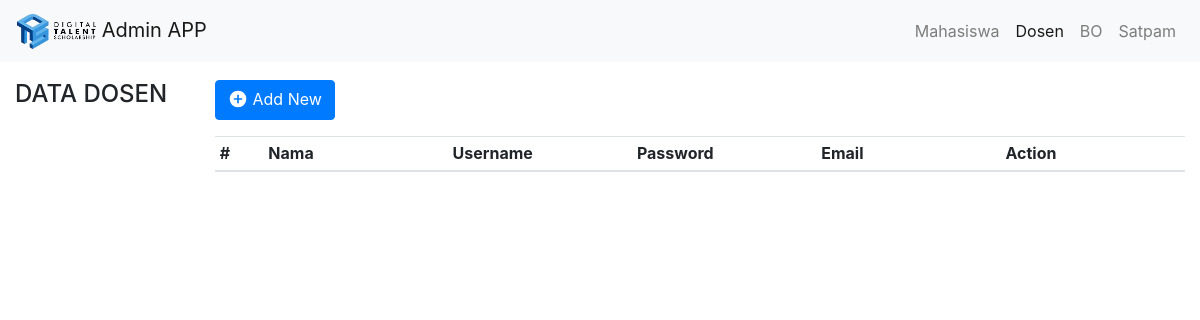
Page /dosen.php on the earlier database version.
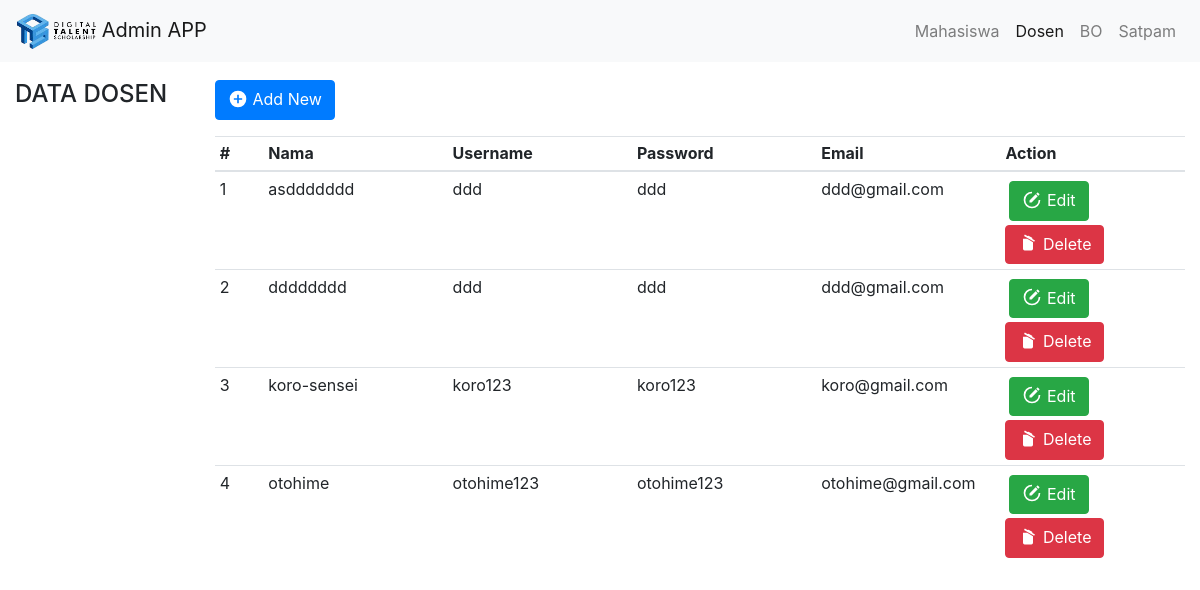
Same page on the later database version.
### tables this page shows
CREATE TABLE `dosen` (
  `id` int(11) NOT NULL,
  `nama` varchar(255) NOT NULL,
  `username` varchar(255) NOT NULL,
  `password` varchar(255) NOT NULL,
  `email` varchar(255) NOT NULL
);

### config.php (called while the page is built, shortened)
<?php
$WEB_CONFIG = [
	'app_name' => 'Admin APP',
	'base_url' => 'http://localhost/DTS-Tugas-akhir/'
];

### operasi_dosen/read.php (the view, shortened to what this page needs)
<?php
$query = "SELECT * FROM dosen ORDER BY id DESC";
$result = mysqli_query($connect, $query);
?>
<a href="<?= $WEB_CONFIG['base_url'] ?>dosen.php?page=add" class="btn btn-primary mb-3">
	<svg style="width:20px;height:20px" viewBox="0 0 24 24" class="mb-1 m">
		<path fill="#fff" d="M17,13H13V17H11V13H7V11H11V7H13V11H17M12,2A10,10 0 0,0 2,12A10,10 0 0,0 12,22A10,10 0 0,0 22,12A10,10 0 0,0 12,2Z" />
	</svg> Add New
</a>
<div class="box_table">
	<table class="table table-sm">
		<thead>
			<tr>
				<th width="5%">#</th>
				<th width="19%">Nama</th>
				<th width="19%">Username</th>
				<th width="19%">Password</th>
				<th width="19%">Email</th>
				<th width="19%">Action</th>
			</tr>
		</thead>
		<tbody>
			<?php $no = 1; ?>
			<?php while($data = mysqli_fetch_array($result)) : ?>
			<tr>
				<td><?= $no ?></td>
				<td><?= $data['nama'] ?></td>
				<td><?= $data['username'] ?></td>
				<td><?= $data['password'] ?></td>
				<td><?= $data['email'] ?></td>
				<td>
					<a href="<?= $WEB_CONFIG['base_url'] ?>dosen.php?page=update&id=<?= $data['id'] ?>" class="btn btn-success m-1">
                   Edit
               </a>
					<a href="javascript:alertDelete(<?= $data['id'] ?>);" class="btn btn-danger m1">
                  <svg style="width:20px;height:20px" viewBox="0 0 24 24" class="mb-1">
                     <path fill="#fff" d="M20.37,8.91L19.37,10.64L7.24,3.64L8.24,1.91L11.28,3.66L12.64,3.29L16.97,5.79L17.34,7.16L20.37,8.91M6,19V7H11.07L18,11V19A2,2 0 0,1 16,21H8A2,2 0 0,1 6,19Z" />
                  </svg> Delete
               </a>
				</td>
			</tr>
			<?php $no++ ?>
			<?php endwhile; ?>
		</tbody>
	</table>
</div>

### dosen.php (shortened to what this page needs)
<?php require 'config.php'; ?>
<!DOCTYPE html>
<html>
<head>
	<link rel="stylesheet" href="assets/style.css">
	<link rel="stylesheet" href="assets/bootstrap/bootstrap.min.css">
</head>
<body>
	<nav class="navbar navbar-expand-lg navbar-light bg-light fixed-top">
	<a class="navbar-brand" href="#">
		<img src="<?= $WEB_CONFIG['base_url'] ?>assets/img/icon.png" width="80" alt="">
		<?= $WEB_CONFIG['app_name'] ?>
	</a>
	<div class="collapse navbar-collapse" id="navbarNav">
		<ul class="navbar-nav ml-auto">
			<li class="nav-item ">
				<a class="nav-link" href="<?= $WEB_CONFIG['base_url'] ?>">Mahasiswa </span></a>
			</li>
			<li class="nav-item active">
				<a class="nav-link" href="<?= $WEB_CONFIG['base_url'] ?>dosen.php">Dosen</a>
			</li>
			<li class="nav-item">
				<a class="nav-link" href="<?= $WEB_CONFIG['base_url'] ?>BO.php">BO</a>
			</li>
			<li class="nav-item">
				<a class="nav-link" href="<?= $WEB_CONFIG['base_url'] ?>Satpam.php">Satpam</a>
			</li>
		</ul>
	</div>
	</nav>
	<?php
		$content = (isset($_GET["page"])) ? $_GET["page"] : "";
	?>
	<div class="container-fluid">
		<div class="row">
			<div class="col-md-2">
				<h4 class='text-uppercase'><?= $content ?> Data Dosen</h4>
			</div>
			<div class="col-md-10">
			<?php
				switch ($content) {
					default:
						require 'operasi_dosen/read.php';
						break;
				}
			?>
			</div>
		</div>
	</div>
</body>
</html>

### assets/style.css (style rules this page uses)
.container-fluid { margin-top: 80px; }

Differences in the rows shown:
added dosen: nama "asddddddd", username "ddd", password "ddd", email "ddd@gmail.com"
added dosen: nama "dddddddd", username "ddd", password "ddd", email "ddd@gmail.com"
added dosen: nama "koro-sensei", username "koro123", password "koro123", email "koro@gmail.com"
added dosen: nama "otohime", username "otohime123", password "otohime123", email "otohime@gmail.com"
